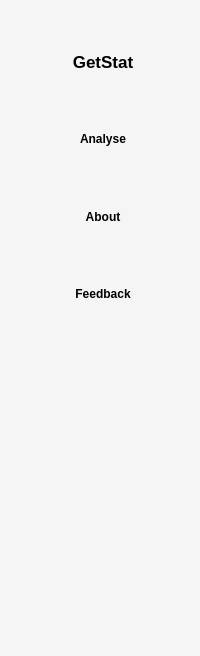
        <widget class="QCustomSlideMenu" name="side_menu" native="true">
         <property name="minimumSize">
          <size>
           <width>0</width>
           <height>656</height>
          </size>
         </property>
         <property name="maximumSize">
          <size>
           <width>16777215</width>
           <height>16777215</height>
          </size>
         </property>
         <property name="styleSheet">
          <string notr="true">background-color: #F5F5F5;
	border-radius: 20px;</string>
         </property>
         <layout class="QVBoxLayout" name="verticalLayout_2">
          <property name="spacing">
           <number>0</number>
          </property>
          <property name="leftMargin">
           <number>0</number>
          </property>
          <property name="topMargin">
           <number>0</number>
          </property>
          <property name="rightMargin">
           <number>0</number>
          </property>
          <property name="bottomMargin">
           <number>300</number>
          </property>
          <item>
           <widget class="QFrame" name="frame_4">
            <property name="sizePolicy">
             <sizepolicy hsizetype="Preferred" vsizetype="Preferred">
              <horstretch>0</horstretch>
              <verstretch>0</verstretch>
             </sizepolicy>
            </property>
            <property name="minimumSize">
             <size>
              <width>150</width>
              <height>300</height>
             </size>
            </property>
            <property name="maximumSize">
             <size>
              <width>150</width>
              <height>300</height>
             </size>
            </property>
            <property name="frameShape">
             <enum>QFrame::StyledPanel</enum>
            </property>
            <property name="frameShadow">
             <enum>QFrame::Raised</enum>
            </property>
            <layout class="QVBoxLayout" name="verticalLayout_3">
             <property name="spacing">
              <number>9</number>
             </property>
             <property name="leftMargin">
              <number>0</number>
             </property>
             <property name="topMargin">
              <number>0</number>
             </property>
             <property name="rightMargin">
              <number>0</number>
             </property>
             <property name="bottomMargin">
              <number>0</number>
             </property>
             <item>
              <widget class="QFrame" name="frame_36">
               <property name="maximumSize">
                <size>
                 <width>16777215</width>
                 <height>75</height>
                </size>
               </property>
               <property name="frameShape">
                <enum>QFrame::StyledPanel</enum>
               </property>
               <property name="frameShadow">
                <enum>QFrame::Raised</enum>
               </property>
               <layout class="QHBoxLayout" name="horizontalLayout_19">
                <item>
                 <widget class="QFrame" name="frame_37">
                  <property name="minimumSize">
                   <size>
                    <width>50</width>
                    <height>50</height>
                   </size>
                  </property>
                  <property name="maximumSize">
                   <size>
                    <width>50</width>
                    <height>50</height>
                   </size>
                  </property>
                  <property name="styleSheet">
                   <string notr="true">background-image:url(:/resource/icons/icons8-главная-страница-50.png)</string>
                  </property>
                  <property name="frameShape">
                   <enum>QFrame::StyledPanel</enum>
                  </property>
                  <property name="frameShadow">
                   <enum>QFrame::Raised</enum>
                  </property>
                 </widget>
                </item>
                <item>
                 <widget class="QPushButton" name="getstat_btn">
                  <property name="minimumSize">
                   <size>
                    <width>0</width>
                    <height>50</height>
                   </size>
                  </property>
                  <property name="maximumSize">
                   <size>
                    <width>16777215</width>
                    <height>50</height>
                   </size>
                  </property>
                  <property name="font">
                   <font>
                    <pointsize>13</pointsize>
                    <bold>true</bold>
                   </font>
                  </property>
                  <property name="cursor">
                   <cursorShape>PointingHandCursor</cursorShape>
                  </property>
                  <property name="styleSheet">
                   <string notr="true">color: #000000;</string>
                  </property>
                  <property name="text">
                   <string>GetStat</string>
                  </property>
                  <property name="icon">
                   <iconset>
                    <normaloff>:/resource/icons/icons8-monitor-60.png</normaloff>:/resource/icons/icons8-monitor-60.png</iconset>
                  </property>
                  <property name="iconSize">
                   <size>
                    <width>30</width>
                    <height>30</height>
                   </size>
                  </property>
                 </widget>
                </item>
               </layout>
              </widget>
             </item>
             <item>
              <widget class="QFrame" name="frame_34">
               <property name="maximumSize">
                <size>
                 <width>16777215</width>
                 <height>75</height>
                </size>
               </property>
               <property name="frameShape">
                <enum>QFrame::StyledPanel</enum>
               </property>
               <property name="frameShadow">
                <enum>QFrame::Raised</enum>
               </property>
               <layout class="QHBoxLayout" name="horizontalLayout_18">
                <item>
                 <widget class="QFrame" name="frame_35">
                  <property name="minimumSize">
                   <size>
                    <width>50</width>
                    <height>50</height>
                   </size>
                  </property>
                  <property name="maximumSize">
                   <size>
                    <width>50</width>
                    <height>50</height>
                   </size>
                  </property>
                  <property name="styleSheet">
                   <string notr="true">background-image:url(:/resource/icons/icons8-диаграмма-с-областями-50.png)</string>
                  </property>
                  <property name="frameShape">
                   <enum>QFrame::StyledPanel</enum>
                  </property>
                  <property name="frameShadow">
                   <enum>QFrame::Raised</enum>
                  </property>
                 </widget>
                </item>
                <item>
                 <widget class="QPushButton" name="analyse_btn">
                  <property name="minimumSize">
                   <size>
                    <width>0</width>
                    <height>50</height>
                   </size>
                  </property>
                  <property name="maximumSize">
                   <size>
                    <width>16777215</width>
                    <height>50</height>
                   </size>
                  </property>
                  <property name="font">
                   <font>
                    <bold>true</bold>
                   </font>
                  </property>
                  <property name="cursor">
                   <cursorShape>PointingHandCursor</cursorShape>
                  </property>
                  <property name="layoutDirection">
                   <enum>Qt::LeftToRight</enum>
                  </property>
                  <property name="styleSheet">
                   <string notr="true">color: #000000;</string>
                  </property>
                  <property name="text">
                   <string>Analyse</string>
                  </property>
                  <property name="icon">
                   <iconset>
                    <normaloff>:/resource/icons/icons8-комбинированный-график-50.png</normaloff>:/resource/icons/icons8-комбинированный-график-50.png</iconset>
                  </property>
                  <property name="iconSize">
                   <size>
                    <width>25</width>
                    <height>25</height>
                   </size>
                  </property>
                 </widget>
                </item>
               </layout>
              </widget>
             </item>
             <item>
              <widget class="QFrame" name="frame_32">
               <property name="maximumSize">
                <size>
                 <width>16777215</width>
                 <height>75</height>
                </size>
               </property>
               <property name="frameShape">
                <enum>QFrame::StyledPanel</enum>
               </property>
               <property name="frameShadow">
                <enum>QFrame::Raised</enum>
               </property>
               <layout class="QHBoxLayout" name="horizontalLayout_17">
                <item>
                 <widget class="QFrame" name="frame_33">
                  <property name="maximumSize">
                   <size>
                    <width>50</width>
                    <height>50</height>
                   </size>
                  </property>
                  <property name="styleSheet">
                   <string notr="true">background-image:url(:/resource/icons/icons8-помощь-50.png)</string>
                  </property>
                  <property name="frameShape">
                   <enum>QFrame::StyledPanel</enum>
                  </property>
                  <property name="frameShadow">
                   <enum>QFrame::Raised</enum>
                  </property>
                 </widget>
                </item>
                <item>
                 <widget class="QPushButton" name="about_btn">
                  <property name="minimumSize">
                   <size>
                    <width>0</width>
                    <height>50</height>
                   </size>
                  </property>
                  <property name="maximumSize">
                   <size>
                    <width>16777215</width>
                    <height>50</height>
                   </size>
                  </property>
                  <property name="font">
                   <font>
                    <bold>true</bold>
                   </font>
                  </property>
                  <property name="cursor">
                   <cursorShape>PointingHandCursor</cursorShape>
                  </property>
                  <property name="styleSheet">
                   <string notr="true">color: #000000;</string>
                  </property>
                  <property name="text">
                   <string>About</string>
                  </property>
                  <property name="icon">
                   <iconset>
                    <normaloff>:/resource/icons/icons8-задать-вопрос-50.png</normaloff>:/resource/icons/icons8-задать-вопрос-50.png</iconset>
                  </property>
                  <property name="iconSize">
                   <size>
                    <width>25</width>
                    <height>25</height>
                   </size>
                  </property>
                 </widget>
                </item>
               </layout>
              </widget>
             </item>
             <item>
              <widget class="QFrame" name="frame_30">
               <property name="maximumSize">
                <size>
                 <width>16777215</width>
                 <height>75</height>
                </size>
               </property>
               <property name="frameShape">
                <enum>QFrame::StyledPanel</enum>
               </property>
               <property name="frameShadow">
                <enum>QFrame::Raised</enum>
               </property>
               <layout class="QHBoxLayout" name="horizontalLayout_16">
                <item>
                 <widget class="QFrame" name="frame_31">
                  <property name="maximumSize">
                   <size>
                    <width>50</width>
                    <height>50</height>
                   </size>
                  </property>
                  <property name="styleSheet">
                   <string notr="true">background-image:url(:/resource/icons/icons8-github-50.png)</string>
                  </property>
                  <property name="frameShape">
                   <enum>QFrame::StyledPanel</enum>
                  </property>
                  <property name="frameShadow">
                   <enum>QFrame::Raised</enum>
                  </property>
                 </widget>
                </item>
                <item>
                 <widget class="QPushButton" name="feedback_btn">
                  <property name="minimumSize">
                   <size>
                    <width>0</width>
                    <height>50</height>
                   </size>
                  </property>
                  <property name="maximumSize">
                   <size>
                    <width>16777215</width>
                    <height>50</height>
                   </size>
                  </property>
                  <property name="font">
                   <font>
                    <bold>true</bold>
                   </font>
                  </property>
                  <property name="cursor">
                   <cursorShape>PointingHandCursor</cursorShape>
                  </property>
                  <property name="styleSheet">
                   <string notr="true">color: #000000;</string>
                  </property>
                  <property name="text">
                   <string>Feedback</string>
                  </property>
                  <property name="iconSize">
                   <size>
                    <width>0</width>
                    <height>0</height>
                   </size>
                  </property>
                 </widget>
                </item>
               </layout>
              </widget>
             </item>
            </layout>
           </widget>
          </item>
         </layout>
        </widget>
